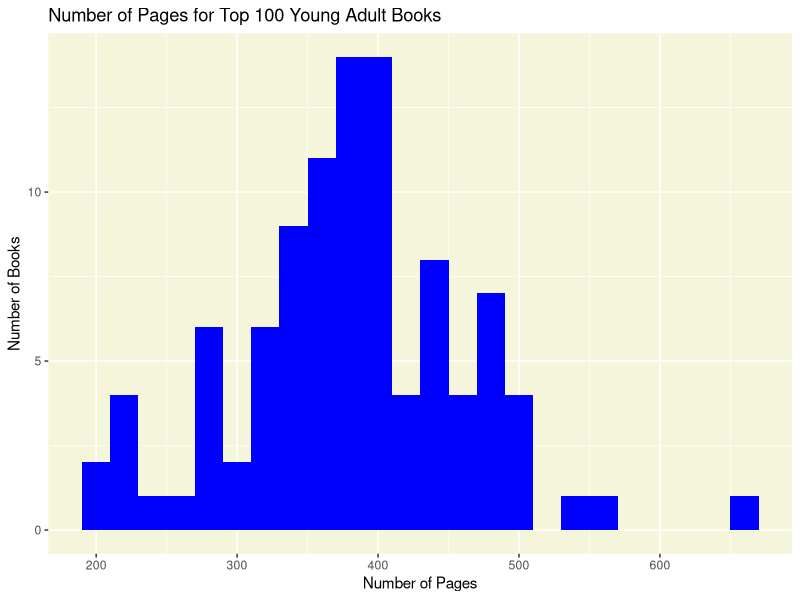
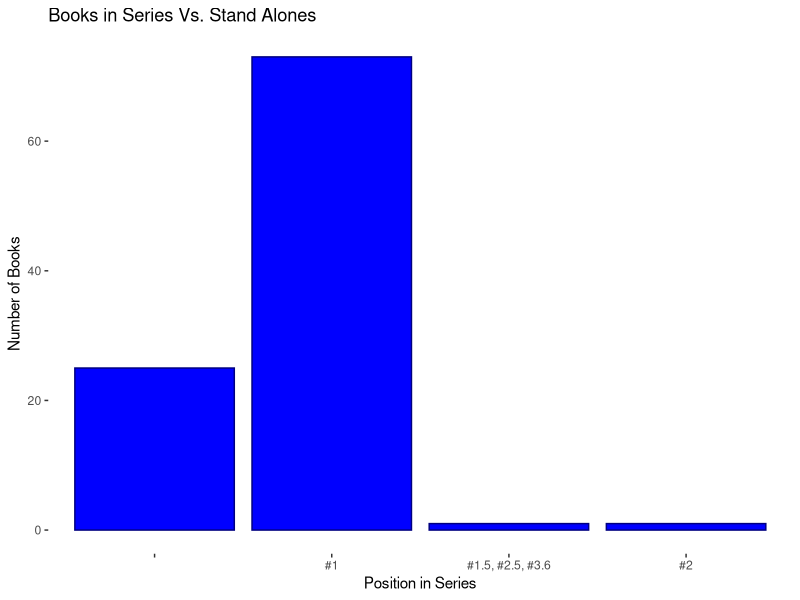
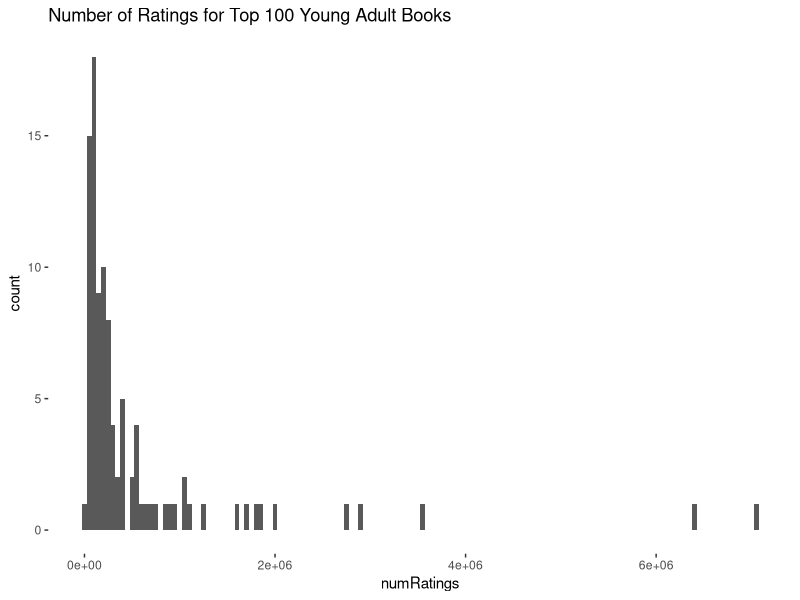
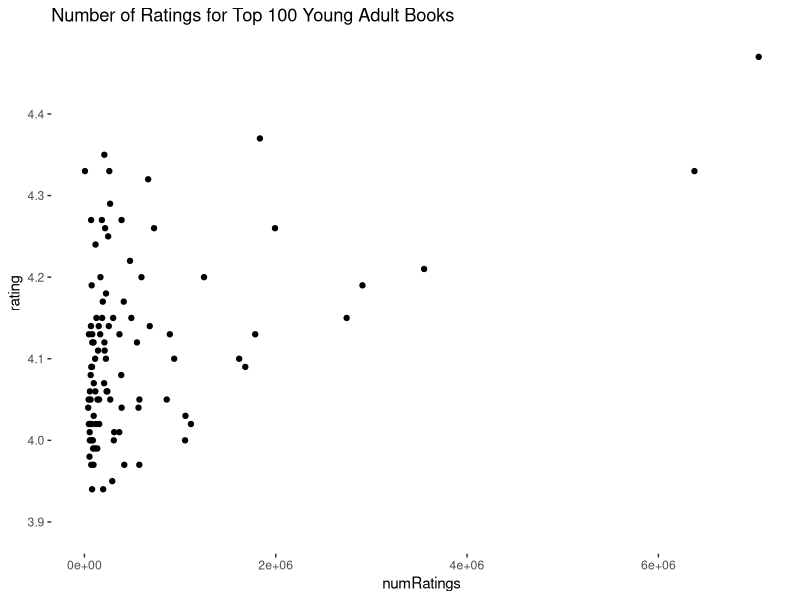
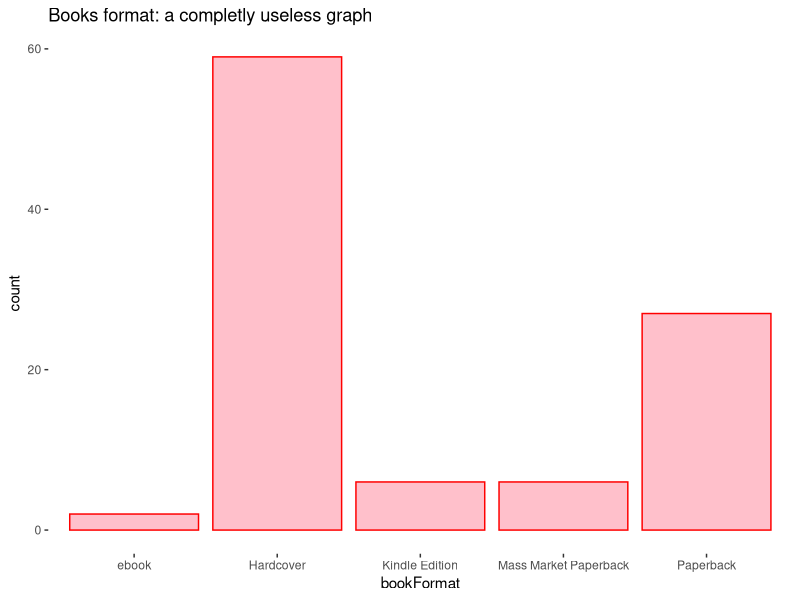
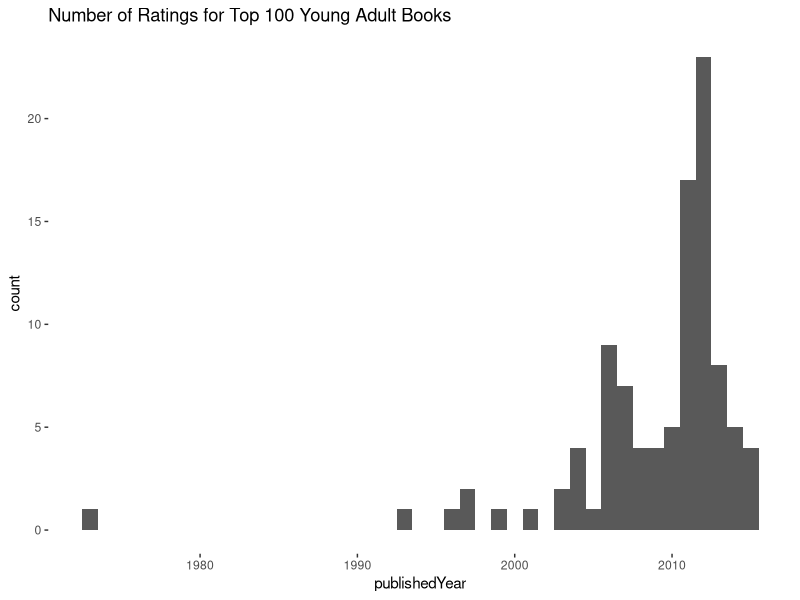
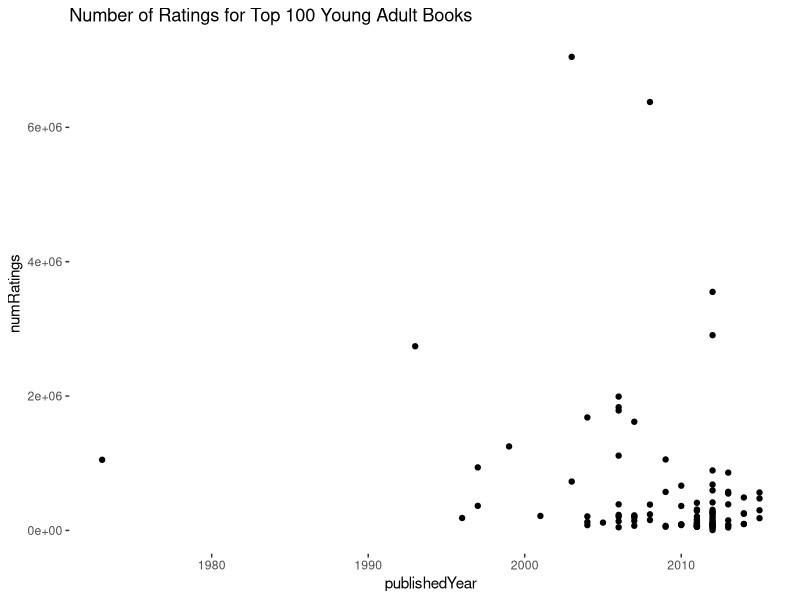

These charts were generated, in order, by the following R code:
## ---- chunk 1
#| output: false
library(tidyverse)
## ---- chunk 2
BOOKS <- read.csv("goodreads_Top100_YoungAdultFiction1.csv")
## ---- chunk 3
#Book length (number of pages)
fig <- ggplot(BOOKS, aes(pages))+ geom_histogram(binwidth = 20, fill="blue")

#Style
fig_labs <- labs(title = "Number of Pages for Top 100 Young Adult Books",
                 x = "Number of Pages",
                 y = "Number of Books")

fig_theme <- theme(panel.background=element_rect(fill="beige"))

#Showing figure 4
fig <- fig + fig_labs + fig_theme

print(fig)
## ---- chunk 4
#Series vs non-series
#BOOKS$series_Q <- ifelse(is.na(BOOKS$series), "Stand Alone", "Series") 

fig <- ggplot(BOOKS, aes(x = numberOfSeries))+ geom_bar(position = "dodge", color = "navy", fill = "blue")

#Style
fig_label <- labs(title = "Books in Series Vs. Stand Alones",
                  x = "Position in Series",
                  y = "Number of Books")
fig_theme <- theme(panel.background=element_rect(fill="white"))

#Showing figure 4
fig <- fig + fig_label + fig_theme

print(fig)
## ---- chunk 5
#Number of Ratings
suppressWarnings({
fig <- ggplot(BOOKS, aes(x = numRatings))+ geom_histogram(binwidth = 50000)

#Style
fig_labs <- labs(title = "Number of Ratings for Top 100 Young Adult Books")

fig_theme <- theme(panel.background=element_rect(fill="white"))

#Showing figure 4
fig <- fig + fig_labs + fig_theme

print(fig)
})
## ---- chunk 6
#Number of Ratings vs. Rating
suppressWarnings({
fig <- ggplot(BOOKS, aes(x = numRatings, y = rating))+ geom_point()

#Style
fig_labs <- labs(title = "Number of Ratings for Top 100 Young Adult Books")

fig_theme <- theme(panel.background=element_rect(fill="white"))

#Showing figure 4
fig <- fig + fig_labs + fig_theme

print(fig)
})
## ---- chunk 7
fig <- ggplot(BOOKS, aes(x = bookFormat))+ geom_bar(position = "dodge", color = "red", fill = "pink")

#Style
fig_label <- labs(title = "Books format: a completly useless graph")
fig_theme <- theme(panel.background=element_rect(fill="white"))

#Showing figure 4
fig <- fig + fig_label + fig_theme

print(fig)
## ---- chunk 8
#Number of Ratings
fig <- ggplot(BOOKS, aes(x = publishedYear))+ geom_histogram(binwidth = 1)

#Style
fig_labs <- labs(title = "Number of Ratings for Top 100 Young Adult Books")

fig_theme <- theme(panel.background=element_rect(fill="white"))

#Showing figure 4
fig <- fig + fig_labs + fig_theme

print(fig)
## ---- chunk 9
#Number of Ratings vs. Rating
suppressWarnings({

fig <- ggplot(BOOKS, aes(x = publishedYear, y = numRatings))+ geom_point()

#Style
fig_labs <- labs(title = "Number of Ratings for Top 100 Young Adult Books")

fig_theme <- theme(panel.background=element_rect(fill="white"))

#Showing figure 4
fig <- fig + fig_labs + fig_theme

print(fig)

})

